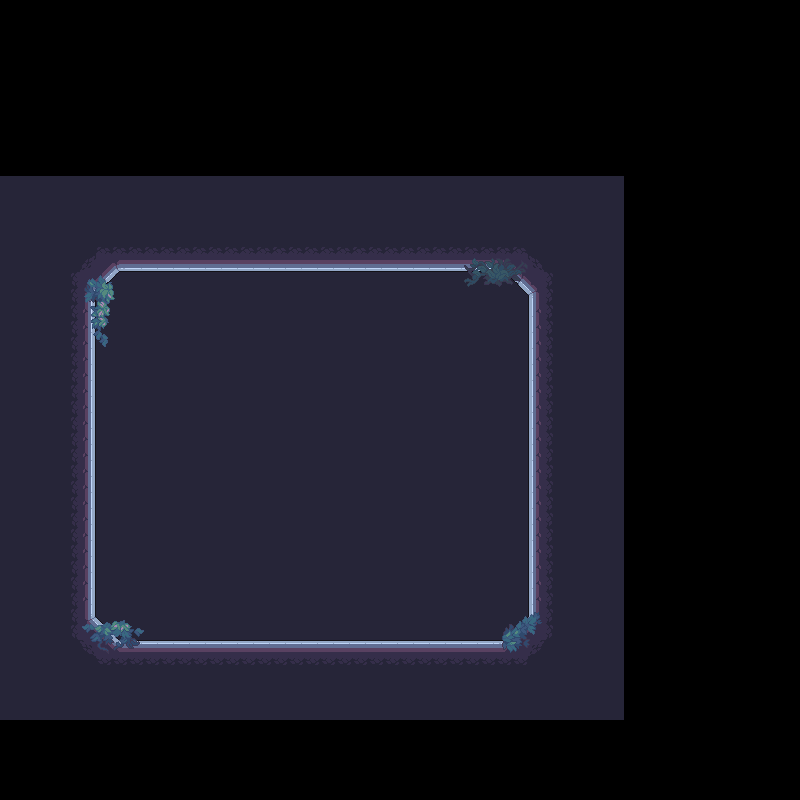

The image is a tile-based game level rendered from a .tmx file. Its description and source (layers, tilesets, objects; grid data summarised) follow:
An orthogonal 50x50 tile map with 16x16 px tiles, 3 tile layers (bg, wall, der) and 10 objects (6x Enemy, Player, Boss, door, chest).

<map version="1.10" tiledversion="1.11.2" orientation="orthogonal" renderorder="right-down" width="50" height="50" tilewidth="16" tileheight="16" infinite="0" nextlayerid="6" nextobjectid="13">
 <tileset firstgid="1" source="地图.tsx" />
 <layer id="2" name="bg" width="50" height="50">
  <data>[2500 cells, 1327 non-empty, 2 distinct tile ids]</data>
 </layer>
 <layer id="1" name="wall" width="50" height="50">
  <data>[2500 cells, 229 non-empty, 48 distinct tile ids]</data>
 </layer>
 <layer id="3" name="der" width="50" height="50">
  <data>[2500 cells, 44 non-empty, 44 distinct tile ids]</data>
 </layer>
 <objectgroup id="5" name="对象层 1">
  <object id="1" name="Player" x="316.5" y="300">
   <point />
  </object>
  <object id="3" name="Boss" x="314.5" y="490.5">
   <point />
  </object>
  <object id="4" name="Enemy" x="260.5" y="320.5">
   <point />
  </object>
  <object id="5" name="Enemy" x="374" y="317">
   <point />
  </object>
  <object id="6" name="door" x="191.75" y="599.5">
   <point />
  </object>
  <object id="8" name="chest" x="475" y="608">
   <point />
  </object>
  <object id="9" name="Enemy" x="153" y="309">
   <point />
  </object>
  <object id="10" name="Enemy" x="473.5" y="302.5">
   <point />
  </object>
  <object id="11" name="Enemy" x="156.5" y="494">
   <point />
  </object>
  <object id="12" name="Enemy" x="481" y="490.5">
   <point />
  </object>
 </objectgroup>
</map>